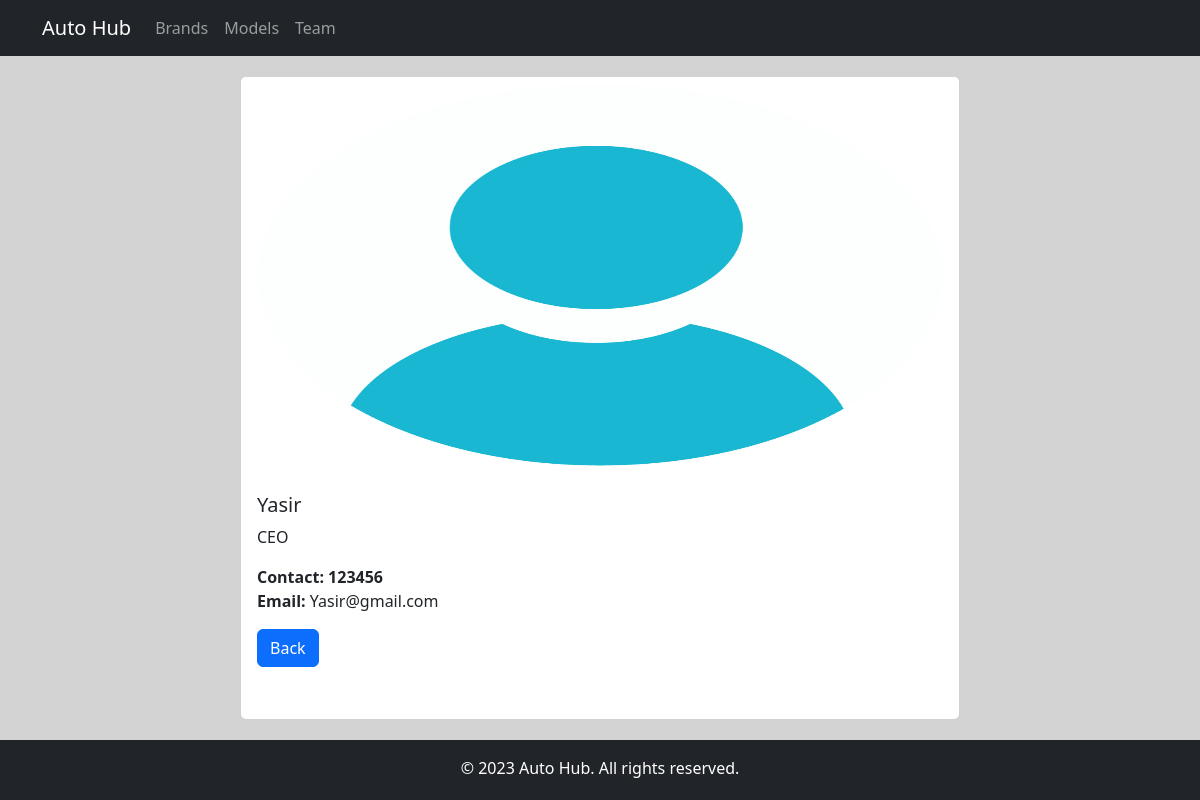
Screenshot of /member/1/ with the database file from the repository.
### showroom/models.py (models this page shows, shortened)
class Team(models.Model):
    name = models.CharField(max_length=100)
    image = models.ImageField(null=True, blank=True)
    role = models.CharField(max_length=100)
    contact_number = models.CharField(max_length=20)
    email = models.EmailField()
    showroom = models.ForeignKey(Showroom,on_delete=models.CASCADE,related_name="team")

### showroom/views.py (the view)
# urls.py: path('member/<int:member_id>/', views.member_detail, name='member_detail'),
def member_detail(request,member_id):
    member = Team.objects.get(id = member_id)
    return render(request,'showroom/member_detail.html',{'member':member})

### showroom/templates/showroom/member_detail.html (shortened to what this page needs)
{%extends "showroom/base.html" %}
{%block content %}
<div class="container">
    <div class="row">
        <div class="col-md-2 mb-4">
        </div>
        <div class="col-md-8 mb-4">
            <div class="card h-100 " style="margin-top: 20px;">
                <img src="{{ member.image.url }}" class="card-img-top" alt="{{ model.name }}" style="height: 400px;">
                <div class="card-body">
                    <h5 class="card-title">{{ member.name }}</h5>
                    <p class="card-text">{{ member.role }}</p>
                    <strong><p class="card-text">Contact: {{ member.contact_number }}</p></strong>
                    <p class="card-text"><strong>Email:</strong> {{ member.email }}</p>
                    <div class="col-12">
                        <a href="{% url 'showroom:team_list'%}" class="btn btn-primary mb-3">Back</a>
                    </div>
                </div>
            </div>
        </div>
    </div>
</div>
{%endblock%}

### showroom/templates/showroom/base.html (style rules this page uses)
body { background-color: lightgray; padding-bottom: 60px; }

### rows the page displays
Team: image (picture), name "Yasir", role "CEO", contact_number "123456", email "Yasir@gmail.com"
